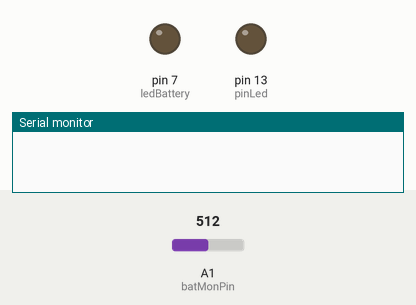
This sketch was run on a simulated Arduino Uno, built with avr-gcc and run on an emulated ATmega328P. Shown: output pins drawn as LEDs (lit = HIGH), the last lines printed to the serial monitor. Dashed ring = blinking. The test bench sets the inputs (shaded band); at power-on: A1 (batMonPin) = 512. Sleep ends after the set time or at an interrupt.

Above: at 0.1 s.
At 2.0 s:
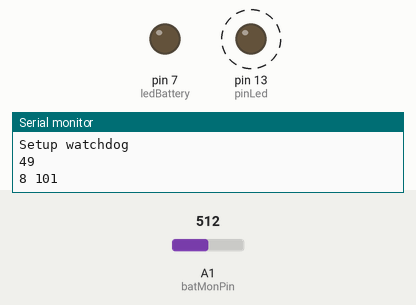
Timing chart, 0 to 3.5 s (numbered marks = the images above):
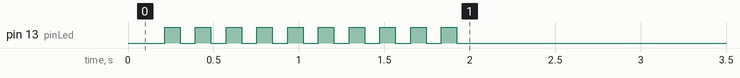

The sketch:

SleepWakeUpwithWDT.ino
```cpp
#include <avr/sleep.h>
#include <avr/wdt.h>

#ifndef cbi
#define cbi(sfr, bit) (_SFR_BYTE(sfr) &= ~_BV(bit))
#endif
#ifndef sbi
#define sbi(sfr, bit) (_SFR_BYTE(sfr) |= _BV(bit))
#endif

#include <SoftwareSerial.h>

int batMonPin = A1;          // input pin for the divider
int val = 0;                // variable for the A/D value
float pinVoltage = 0;       // variable to hold the calculated voltage
float batteryVoltage = 0;
float batteryVin = 9.6;
float ratio = 2.12;        // Change this to match the MEASURED ration of the circuit
int ledBattery = 7;

int pinLed=13;

volatile boolean f_wdt=1;

long time;
long readBattery;

// initialize the library with the numbers of the interface pins
SoftwareSerial lcd(2, 3);

void setup(){
  lcd.begin(9600);
  Serial.begin(9600);
  pinMode(ledBattery,OUTPUT);
  delay(100);
  Serial.println("Setup watchdog");
  delay(2);
  // CPU Sleep Modes
  // SM2 SM1 SM0 Sleep Mode
  // 0    0  0 Idle
  // 0    0  1 ADC Noise Reduction
  // 0    1  0 Power-down
  // 0    1  1 Power-save
  // 1    0  0 Reserved
  // 1    0  1 Reserved
  // 1    1  0 Standby(1)

  cbi( SMCR,SE );	// sleep enable, power down mode
  cbi( SMCR,SM0 );     // power down mode
  sbi( SMCR,SM1 );     // power down mode
  cbi( SMCR,SM2 );     // power down mode

  setup_watchdog(9);

}

byte del;
int cnt;
int counter = 8; // timer for counting watchdog cicles

//****************************************************************
//****************************************************************
//****************************************************************
void loop(){

  if (f_wdt==1) {  // wait for timed out watchdog / flag is set when a watchdog timeout occurs
    f_wdt=0;	 // reset flag

    ///// debuging purpose only /////
     time = millis();
     Serial.print(counter);
     Serial.print(" ");
     Serial.println(time);
     delay(10); //needed for serial.print operation to finish
      ////////////////////////////////////
    checkBattery();
    if(counter==8)  // if ==10 -> this will be true every 10x8 = 80seconds; set to 225 to get 225x8=1800s = 30min
    {

	//////////////// put code inside this IF ////////

	pinMode(pinLed,OUTPUT); // set all used port to intput to save power

	for(int i=0; i<10; i++)
	{
	  digitalWrite(pinLed, HIGH);
	  delay(90);
	  digitalWrite(pinLed, LOW);
	  delay(90);
	}

        //checkBattery();
	Serial.println("check");

        delay(50);

	pinMode(pinLed,INPUT); // set all ports into state before sleep

	////////////////////////////////////////////////////

	counter = 0;
    }
    else counter++;

    system_sleep();

  }

}


//****************************************************************
// set system into the sleep state
// system wakes up when wtchdog is timed out
void system_sleep() {

  cbi(ADCSRA,ADEN);			  // switch Analog to Digitalconverter OFF

  set_sleep_mode(SLEEP_MODE_PWR_DOWN); // sleep mode is set here
  sleep_enable();

  sleep_mode();				// System sleeps here

    sleep_disable();			   // System continues execution here when watchdog timed out
  sbi(ADCSRA,ADEN);			  // switch Analog to Digitalconverter ON

}

//****************************************************************
// 0=16ms, 1=32ms,2=64ms,3=128ms,4=250ms,5=500ms
// 6=1 sec,7=2 sec, 8=4 sec, 9= 8sec
void setup_watchdog(int ii) {

  byte bb;
  int ww;
  if (ii > 9 ) ii=9;
  bb=ii & 7;
  if (ii > 7) bb|= (1<<5);
  bb|= (1<<WDCE);
  ww=bb;
  Serial.println(ww);


  MCUSR &= ~(1<<WDRF);
  // start timed sequence
  WDTCSR |= (1<<WDCE) | (1<<WDE);
  // set new watchdog timeout value
  WDTCSR = bb;
  WDTCSR |= _BV(WDIE);

}
//****************************************************************
// Watchdog Interrupt Service / is executed when  watchdog timed out
ISR(WDT_vect) {
  f_wdt=1;  // set global flag
}

void checkBattery(){
    val = analogRead(batMonPin);    // read the voltage on the divider

    pinVoltage = val * 0.00488;       //  Calculate the voltage on the A/D pin
                                      //  A reading of 1 for the A/D = 0.0048mV
                                      //  if we multiply the A/D reading by 0.00488 then
                                      //  we get the voltage on the pin.

    batteryVoltage = pinVoltage * ratio;    //  Use the ratio calculated for the voltage divider
                                            //  to calculate the battery voltage

    float percent = (batteryVoltage/batteryVin)*100;

    lcd.print("$CLEAR\r\n");
    lcd.print("$GO 1 1\r\n");  // display address is : the line 2,the row 4
    lcd.print("$PRINT Battery: \r\n");  // display the character "Hello World!"

    lcd.print("$GO 1 10\r\n");  // display address is : the line 1,the row 1
    lcd.print("$PRINT ");
    lcd.print(batteryVoltage);
    lcd.print("V");
    lcd.print("\r\n");  // display the character "Emartee  COM"

    lcd.print("$GO 2 1\r\n");
    lcd.print("$PRINT ");
    lcd.print(percent);
    lcd.print("%");
    lcd.print("\r\n");

    lcd.print("$CURSOR 1 1\r\n");

}
```

Measured:
- by itself, pin 13 (pinLed): alternates HIGH for 0.09 s and LOW for 0.09 s, 20 changes in all, then stays LOW
